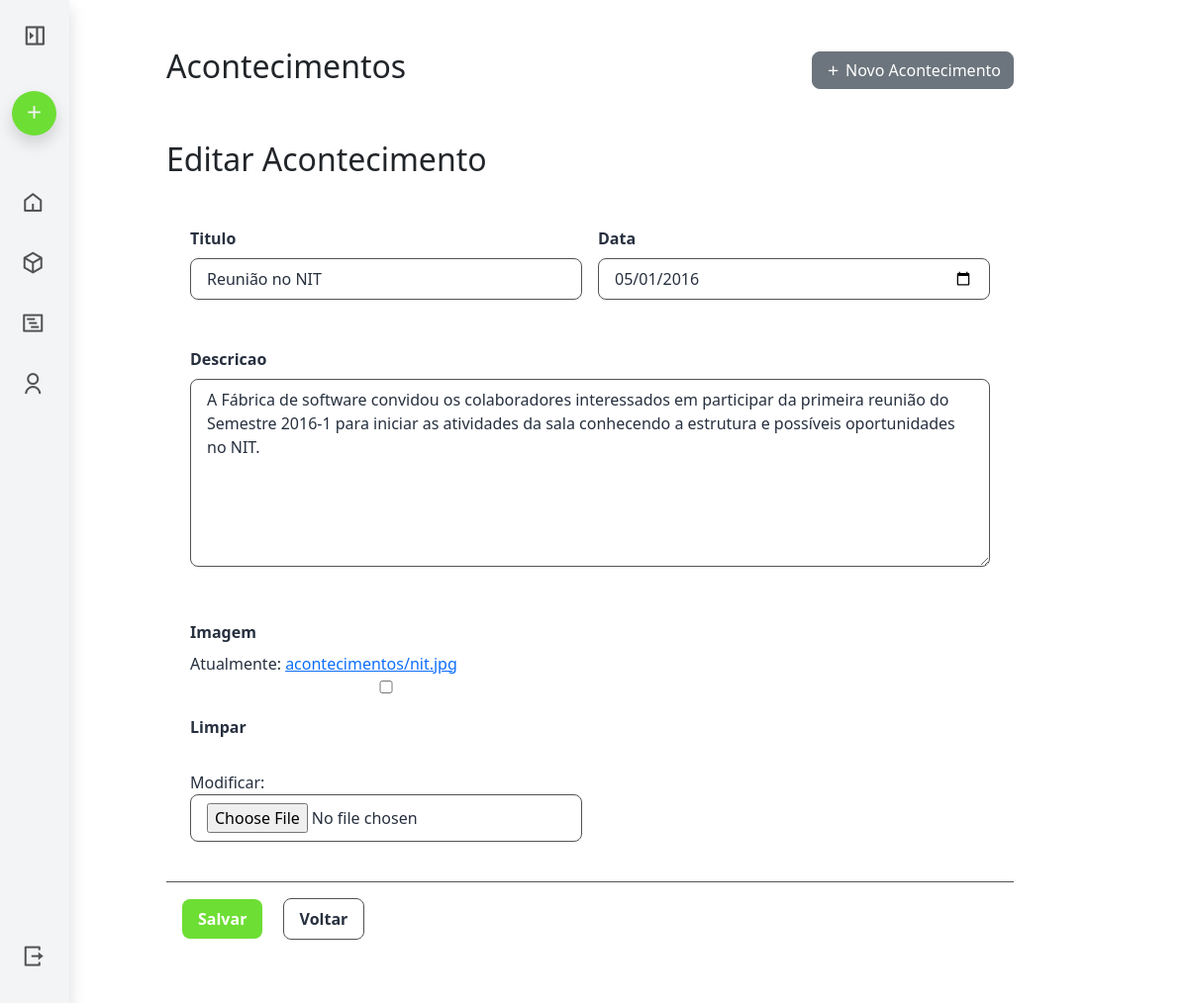
Page /sgpa/acontecimentos/editar/4 (signed in) on the committed database.
### acontecimentos/models.py (models this page shows, shortened)
class Acontecimento(models.Model):
    titulo = models.CharField(max_length=150)
    data = models.DateField()
    descricao = models.TextField(null=True, blank=True)
    imagem = models.ImageField(upload_to="acontecimentos/", blank=True, null=True)
    data_cadastro = models.DateTimeField(auto_now_add=True)

### acontecimentos/views.py (the view)
# urls.py: path('editar/<int:pk>', AcontecimentoUpdateView.as_view(), name='editar-acontecimento'),
class AcontecimentoUpdateView(LoginRequiredMixin, UpdateView):
    model = Acontecimento
    form_class = AcontecimentoForm
    template_name = 'acontecimentos/acontecimento_form.html'
    success_url = reverse_lazy('acontecimentos:lista-acontecimentos')

### acontecimentos/forms.py
class AcontecimentoForm(forms.ModelForm):
    class Meta:
        model = Acontecimento
        fields = ['titulo', 'data', 'descricao', 'imagem']
        widgets = {
            'data': forms.DateInput(format='%Y-%m-%d', attrs={'type': 'date'}),
        }

### acontecimentos/templates/acontecimentos/acontecimento_form.html (shortened to what this page needs)
{% extends "./base_app.html" %}
{% block AppContent %}
<h2>{% if form.instance.pk %}Editar{% else %}Criar{% endif %} Acontecimento</h2>
<form method="post" enctype="multipart/form-data">
    <div class="form-body">
        {% for field in form %}
        <div class="mb-3">
            <label for="{{ field.id_for_label }}" class="form-label d-block">{{ field.label }}</label>
            {{ field }}
        </div>
        {% endfor %}
    </div>
    <div class="form-footer">
        <button type="submit" class="btn btn-primary">Salvar</button>
        <a href="{% url 'projetos:lista-projetos' %}" class="btn btn-secondary">Voltar</a>
    </div>
</form>
{% endblock %}

### global/static/css/main.css (style rules this page uses)
:root { --font-header: "Bebas Neue", serif; --error-color: #d8000c; --error-bg: #ffdddd; --border-light: #ccc; --text-light: #666; }
.btn { border-radius: 0.5rem; }
.btn.btn-primary { background-color: #6dde34 !important; border-color: rgb(65.593220339, 147.9491525424, 24.0508474576); font-weight: 600; }
.form-body { color: #27303f; padding: 1.5rem; font-size: 1rem; line-height: 1.5; display: grid; grid-template-columns: repeat(2, 1fr); gap: 1rem; }
.form-body input, .form-body textarea, .form-body select { background-color: transparent; border: 1px solid #515252; width: 100%; border-radius: 8px; padding: 0.5rem 1rem; color: #27303f; font-size: 1rem; transition: all 0.3s ease-in-out; }
.form-body input::placeholder, .form-body textarea::placeholder, .form-body select::placeholder { color: #515252; opacity: 0.6; }
.form-body div:has(textarea) { grid-column: span 2 !important; }
.form-body div:has(textarea) textarea { height: 190px; min-height: 150px; }
.form-body label { font-weight: 600; text-align: left; display: block; margin-top: 1rem; margin-bottom: 0.5rem; }
.form-footer { border-top: 1px solid #515252; padding: 1rem; }
.form-footer .btn { background-color: #6dde34; color: #ffffff; border: none; border-radius: 0.5rem; padding: 0.5rem 1rem; margin-right: 1rem; font-weight: 600; transition: background-color 0.3s ease; }
.form-footer .btn-secondary { background-color: transparent; color: #27303f; border: 1px solid #515252; margin-right: 1rem; }
body { min-height: 100vh; overflow-x: hidden; }

### rows in the picture
Acontecimento: form "Reunião no NIT" "05/01/2016" "A Fábrica de software convidou os colaboradores interessados em participar da primeira reunião do Semestre 2016-1 para iniciar as atividades da sala conhecendo a estrutura e possíveis oportunidades no NIT."

### other values in the picture
{{ field.label }} "Titulo" "Data" "Descricao" "Imagem"
